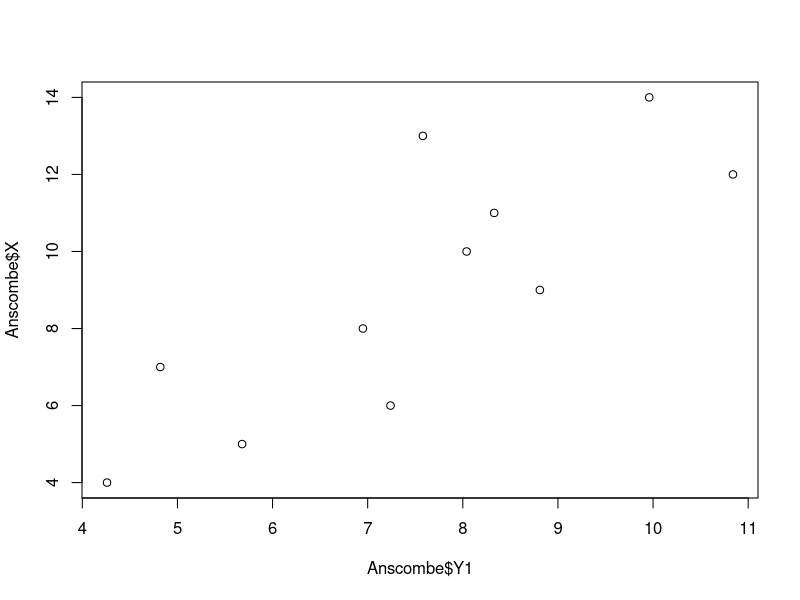

Recreate this plot in R.
Anscombe<-data.frame(
  X =c(10.0, 8.0, 13.0, 9.0, 11.0, 14.0, 6.0, 4.0, 12.0, 7.0, 5.0),
  Y1=c(8.04, 6.95, 7.58, 8.81, 8.33, 9.96, 7.24, 4.26, 10.84, 4.82, 5.68),
  Y2=c(9.14, 8.14, 8.74, 8.77, 9.26, 8.10, 6.13, 3.10, 9.13, 7.26, 4.74),
  Y3=c(7.46, 6.77, 12.74, 7.11, 7.81, 8.84, 6.08, 5.39, 8.15, 6.44, 5.73),
  X4=c(rep(8,7), 19, rep(8,3)),
  Y4=c(6.58, 5.76, 7.71, 8.84, 8.47, 7.04, 5.25, 12.50, 5.56, 7.91, 6.89)
)

summary(lm(Y1~X, data = Anscombe))
plot(Anscombe$Y1, Anscombe$X)






interval_estimate_m <- function(x, sigma = -1, alpha = 0.05){
    n <- length(x)
    m <- mean(x)
    
    if(sigma >= 0){
      tmp <- (sigma/sqrt(n))*qnorm(1 - alpha/2)
      df <- n
    }
    else{
      tmp <- (sd(x)/sqrt(n))*qt(1 - alpha/2, n-1)
      df <- n - 1
    }
    data.frame(mean = m, df = df, a = m - tmp, b = m + tmp)
}

x <- c(14.6, 15.1, 14.9, 14.8, 15.2, 15.1)
interval_estimate_m(x)








interval_estimate_var <- function(x, m = Inf, alpha = 0.05){
  n <- length(x)
  
  if(m < Inf){
    S <- sum((x-m)^2)/n
    df <- n
  }
  else{
    S <- sum((x-m)^2)/(n - 1)
    df <- n - 1
  }
  a <- df*S/qchisq(1 - alpha/2, df)
  b <- df*S/dchisq(alpha/2, df)
  data.frame(var = S, df = df, a = a, b = b)
}

x <- c(14.6, 15.1, 14.9, 14.8, 15.2, 15.1)

interval_estimate_var(x, m = 14.95)

interval_estimate_var(x)


interval_estimate_mm <- function(x, y, sigma = c(-1, -1), var.equal = FALSE, alpha = 0.05){
n1 <- length(x)
n2 <- length(y)
xm <- mean(x)
ym <- mean(y)
if (all(sigma >= 0 )){
  tmp <- qnorm(1-alpha/2)*sqrt(sigma[1]^2/n1 + sigma[2]^2/n2)
  df <- n1 + n2
}else{
  if(var.equal == TRUE){
    sw <- sqrt(((n1-1)*var(x)^2 + (n2-1)*var(y)^2)/(n1 + n2 -2))
    tmp <- qt(1-alpha/2, n1+n2-2)*sqrt(1/n1 + 1/n2)*sw
    df <- n1 + n2 -2
  }else{
    S1 <- var(x)
    S2 <- var(y)
    nu <- (S1^2/n1 + S2^2/n2)^2/((S1)^4/(n1^2*(n1-1)) + (S2)^4/(n2^2*(n2-1)))
    tmp <- qt(1-alpha/2,nu)*sqrt(S1^2/n1 + S2^2/n2)
    df <- nu
  }
}
data.frame(mean  = xm - ym, df = df, a = xm-ym-tmp, b = xm-ym + tmp)
}
x <- rnorm(12, 501.1, 2.4)
y <- rnorm(17, 499.7, 4.7)
interval_estimate_mm(x,y)



